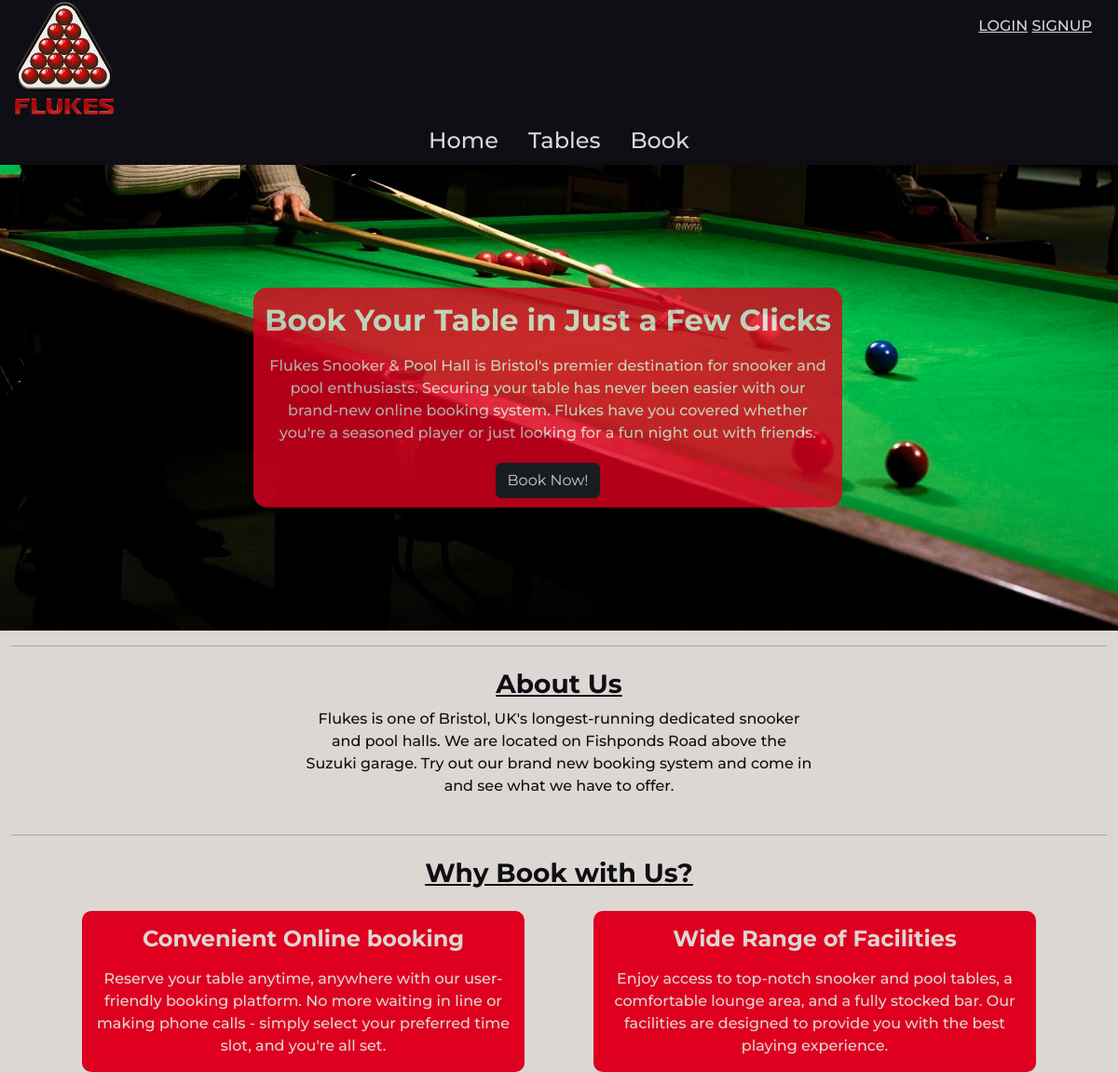
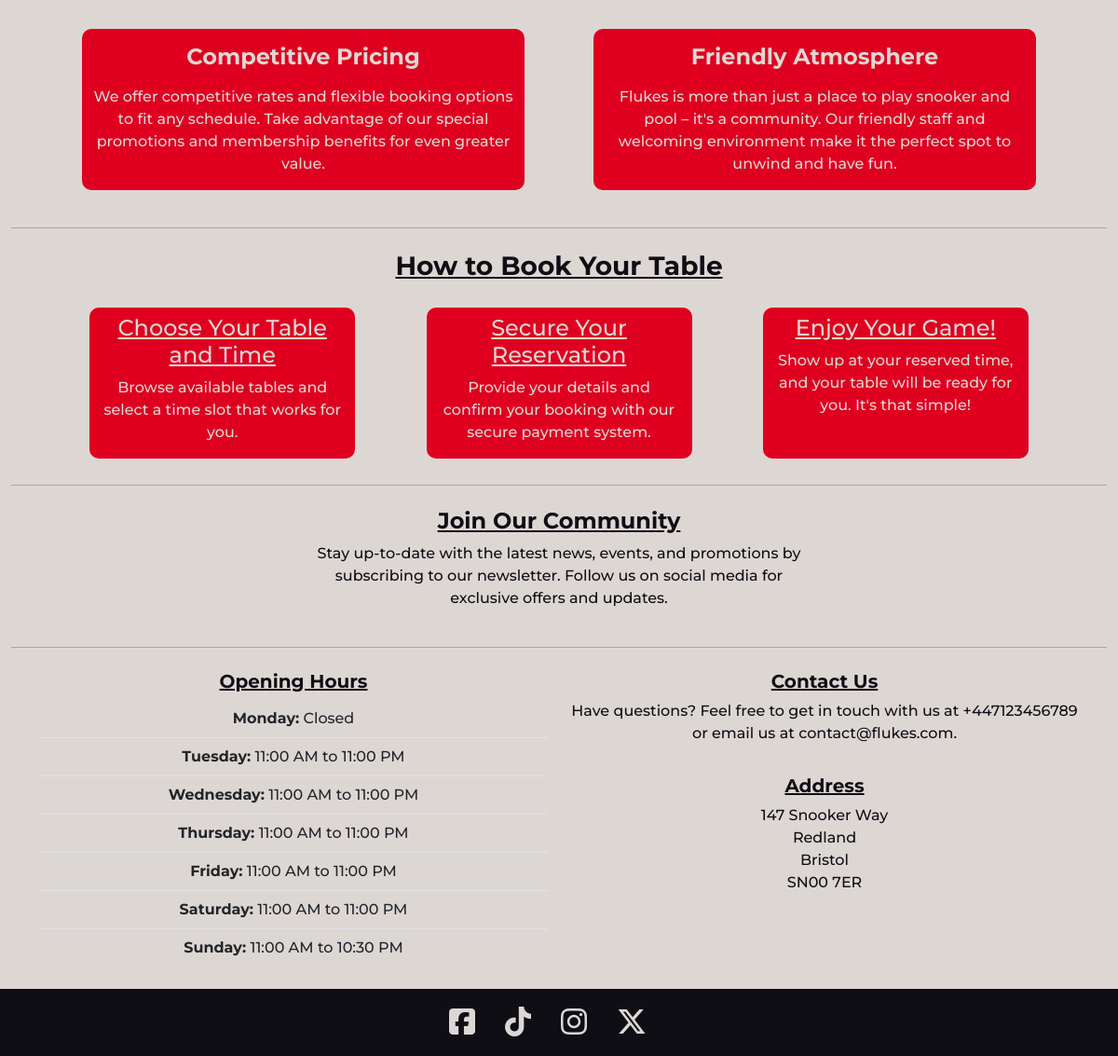
The page / on the database its author committed (2 pictures, top to bottom).
### home/models.py (models this page shows, shortened)
class ClubDetails(models.Model):
    club_name = models.CharField(max_length=30)
    logo = models.ImageField(null=True, blank=True)
    home_image = models.ImageField(null=True, blank=True)
    address_line1 = models.CharField(max_length=100, blank=True)
    address_line2 = models.CharField(max_length=100, blank=True)
    city = models.CharField(max_length=50, blank=True)
    country = models.CharField(max_length=50, blank=True)
    postcode = models.CharField(max_length=8, blank=True)
    phone_number = PhoneNumberField(blank=True)
    email = models.EmailField(blank=True)
    display_logo = models.BooleanField(default=False)
    display_club_name = models.BooleanField(default=True)
    description = models.TextField()
    tagline = models.TextField()
    primary_colour = models.CharField(max_length=7, default="#ddd7d4")
    secondary_colour = models.CharField(max_length=7, default="#df0020")
    header_colour = models.CharField(max_length=7, default="#0e0e14")
    footer_colour = models.CharField(max_length=7, default="#0e0e14")
    primary_text_colour = models.CharField(max_length=7, default="#0e0e14")
    secondary_text_colour = models.CharField(max_length=7, default="#ddd7d4")
    header_text_colour = models.CharField(max_length=7, default="#ddd7d4")
    footer_text_colour = models.CharField(max_length=7, default="#ddd7d4")
    objects = ClubDetailsManager()

class OpeningHours(models.Model):
    DAY_CHOICES = (
        (1, _("Monday")),
        (2, _("Tuesday")),
        (3, _("Wednesday")),
        (4, _("Thursday")),
        (5, _("Friday")),
        (6, _("Saturday")),
        (7, _("Sunday")),
    )
    day_of_week = models.IntegerField(choices=DAY_CHOICES, unique=True)
    opening_time = models.TimeField(null=True, blank=True)
    closing_time = models.TimeField(null=True, blank=True)
    closed = models.BooleanField(default=False)
    class Meta:
        verbose_name = _("Opening Time")
        verbose_name_plural = _("Opening Times")

### home/views.py (the view)
# urls.py: path("", views.index, name="home"),
def index(request):
    club_details = ClubDetails.objects.get_instance()
    return render(request, "home/index.html", {"club_details": club_details})

### home/context_processors.py (called while the page is built)
def club_details_processor(request):
    club_details = ClubDetails.objects.get_instance()
    opening_hours = OpeningHours.objects.all().order_by("day_of_week")
    context = {
        "club_details": club_details,
        "opening_hours": opening_hours,
    }
    return context

### home/models.py (called while the page is built)
    def get_instance(self):
        if self.exists():
            return self.get()
        return self.create()

### profiles/context_processors.py (called while the page is built)
def profile_context_processors(request):
    profile = None
    if request.user.is_authenticated:
        profile = get_object_or_404(UserProfile, user=request.user)
    context = {"profile": profile}
    return context

### home/templates/home/index.html (shortened to what this page needs)
{% extends "base.html" %}
{% block extra_css %}
  <link rel="stylesheet" href="{% static 'css/home/home.css' %}">
{% endblock %}
{% block content %}
<div class="row">
  <div class="col-12 start-0">
    <div class="home-image position-relative">
      <div class="row home-image-div secondary-colour position-absolute top-50 start-50 translate-middle">
          <h2 class="col-12 secondary-text-colour mx-auto text-center mt-3">Book Your Table in Just a Few Clicks</h2>
          <p class="col-12 secondary-text-colour mx-auto text-center">{{ club_details.tagline }}</p>
          <a class="btn btn-dark col-4 mx-auto text-center" href="#">Book Now!</a>
      </div>
    </div>
  </div>
</div>
<hr>
<div class="container text-center my-4">
  <div class="row justify-content-evenly">
    <div class="col-12 col-md-8 col-lg-6">
      <h3 class="text-decoration-underline fw-bold">About Us</h3>
      <p>{{ club_details.description }}</p>
    </div>
  </div>
</div>
<hr>
<div class="container text-center my-4">
  <div class="row justify-content-evenly book-with-us secondary-text-colour">
    <h3 class="col-12 text-decoration-underline primary-text-colour fw-bold">Why Book with Us?</h3>
    <div class="col-10 col-md-5 m-3 secondary-colour">
      <h4 class="m-3 fw-bold">Convenient Online booking</h4>
      <p>Reserve your table anytime, anywhere with our user-friendly booking platform. No more waiting in line or making phone calls - simply select your preferred time slot, and you're all set.</p>
    </div>
    <div class="col-10 col-md-5 m-3 secondary-colour">
      <h4 class="m-3 fw-bold">Wide Range of Facilities</h4>
    <p>Enjoy access to top-notch snooker and pool tables, a comfortable lounge area, and a fully stocked bar. Our facilities are designed to provide you with the best playing experience.</p>
    </div>
    <div class="col-10 col-md-5 m-3 secondary-colour">
      <h4 class="m-3 fw-bold">Competitive Pricing</h4>
    <p>We offer competitive rates and flexible booking options to fit any schedule. Take advantage of our special promotions and membership benefits for even greater value.</p>
    </div>
    <div class="col-10 col-md-5 m-3 secondary-colour">
      <h4 class="m-3 fw-bold">Friendly Atmosphere</h4>
      <p>Flukes is more than just a place to play snooker and pool – it's a community. Our friendly staff and welcoming environment make it the perfect spot to unwind and have fun.</p>
    </div>
  </div>
</div>
<hr>
<div class="container text-center my-4">
  <div class="row justify-content-evenly secondary-text-colour how-to-book">
    <div class="col-12">
      <h3 class="text-decoration-underline mb-4 primary-text-colour fw-bold">How to Book Your Table</h3>
    </div>
    <div class="col-10 col-md-3 my-1 secondary-colour">
      <h4 class="m-2 text-decoration-underline">Choose Your Table and Time</h4>
      <p>Browse available tables and select a time slot that works for you.</p>
    </div>
    <div class="col-10 col-md-3 my-1 secondary-colour">
      <h4 class="m-2 text-decoration-underline">Secure Your Reservation</h4>
      <p>Provide your details and confirm your booking with our secure payment system.</p>
    </div>
    <div class="col-10 col-md-3 my-1 secondary-colour">
      <h4 class="m-2 text-decoration-underline">Enjoy Your Game!</h4>
      <p>Show up at your reserved time, and your table will be ready for you. It's that simple!</p>
    </div>
  </div>
</div>
<hr>
<div class="container text-center my-4">
  <div class="row justify-content-evenly">
    <div class="col-12 col-md-8 col-lg-6">
      <h4 class="text-decoration-underline fw-bold">Join Our Community</h4>
      <p>Stay up-to-date with the latest news, events, and promotions by subscribing to our newsletter. Follow us on social media for exclusive offers and updates.</p>
    </div>
  </div>
</div>
<hr>
<div class="container text-center mt-4 pb-4">
  <div class="row justify-content-evenly">
    <div class="col-6">
      <div class="row">
        <div class="col-12">
          <h5 class="text-decoration-underline fw-bold">Opening Hours</h5>
          <ul class="list-group list-group-flush primary-colour">
            {% for opening_hour in opening_hours %}
                <li class="list-group-item primary-colour">
                    <strong>{{ opening_hour.get_day_of_week_display }}:</strong>
                    {% if opening_hour.closed %}
                        Closed
                    {% else %}
                        {{ opening_hour.opening_time|time:"h:i A" }} to {{ opening_hour.closing_time|time:"h:i A" }}
                    {% endif %}
                </li>
            {% endfor %}
          </ul>
        </div>
      </div>
    </div>
    <div class="col-6">
      <div class="row justify-content-center">
        <div class="col-12">
          <h5 class="text-decoration-underline fw-bold">Contact Us</h5>
          <p>Have questions? Feel free to get in touch with us at {{ club_details.phone_number }}
            or email us at {{ club_details.email }}.</p>
        </div>
        <div class="col-12 mt-3 address">
          <h5 class="text-decoration-underline fw-bold">Address</h5>
          <p>{{ club_details.address_line1 }}</p>
          <p>{{ club_details.address_line2 }}</p>
          <p>{{ club_details.city }}</p>
          <p>{{ club_details.postcode }}</p>
        </div>
      </div>
    </div>
  </div>
</div>
{% endblock %}

### templates/base.html (shortened to what this page needs)
{% load static %}
<!DOCTYPE html>
<html lang="en" class="h-100">
  <head>
    <link rel="stylesheet" href="{% static 'css/base.css' %}" />
    {% block extra_css %}{% endblock %}
    <link
      rel="stylesheet"
      href="https://cdn.jsdelivr.net/npm/bootstrap@5.3.2/dist/css/bootstrap.min.css"
    />
  </head>
  <body class="d-flex flex-column h-100">
    {% include 'includes/header.html' %}
    <main class="flex-grow-1 d-flex flex-column">
      <div class="container-fluid primary-colour primary-text-colour flex-grow-1">
        {% block content %}{% endblock %}
      </div>
    </main>
    {% include 'includes/footer.html' %}
  </body>
</html>

### templates/includes/header.html (shortened to what this page needs)
<header class="container-fluid header-colour">
  <div class="row">
    <div class="col-8">
      {% if club_details.display_logo %}
      <img
        src="{{ club_details.logo.url }}"
        alt="{{ club_details.club_name }} Logo"
        class="logo d-inline"
      />
      {% endif %}
    </div>
    <div class="col-4 text-end">
      <div class="m-3">
        {% if request.user.is_authenticated %}
        <div class="dropdown">
          <a class="fit-content header-text-colour" role="button" data-bs-toggle="dropdown" aria-expanded="false">
            <i class="fa-solid fa-user fa-2xl"></i>
          </a>
          <ul class="dropdown-menu">
            <li><a class="dropdown-item" href="{% url 'profile' %}">Profile</a></li>
            <li><a class="dropdown-item" href="#">My Bookings</a></li>
            <li><hr class="dropdown-divider"></li>
            {% if request.user.is_superuser %}
            <li><a class="dropdown-item" href="{% url 'edit_club_details' %}"
              >Edit Club Details</a
            ></li>
            <li><a class="dropdown-item" href="{% url 'manage_opening_hours' %}"
              >Edit Opening Times</a
            ></li>
            <li><a class="dropdown-item" href="{% url 'add_table_type' %}"
              >Add Table Type</a
            ></li>
            <li><a class="dropdown-item" href="{% url 'add_table' %}"
              >Add Table</a
            ></li>
            <li><hr class="dropdown-divider"></li>
            {% endif %}
            <li><a class="dropdown-item" href="{% url 'account_logout' %}">Logout</a></li>
          </ul>
        </div>
        {% else %}
        <a href="{% url 'account_login' %}" class="header-text-colour">LOGIN</a>
        <a href="{% url 'account_signup' %}" class="header-text-colour">SIGNUP</a>
        {% endif %}
      </div>
    </div>
  </div>
  <nav>
    <ul class="nav justify-content-center">
      <li class="nav-item">
        <a id="nav-item" class="nav-link active header-text-colour fs-4" aria-current="page" href="{% url 'home' %}"
          >Home</a
        >
      </li>
      <li class="nav-item">
        <a id="nav-item" class="nav-link nav-hover header-text-colour fs-4" href="{% url 'tables_view' %}">Tables</a>
      </li>
      <li class="nav-item">
        <a id="nav-item" class="nav-link nav-hover header-text-colour fs-4" href="#">Book</a>
      </li>
    </ul>
  </nav>
</header>

### templates/includes/footer.html
<footer class="footer mt-auto py-3 footer-colour">
  <div class="row container-fluid">
    <div class="col-12">
      <ul class="nav justify-content-center">
        <li class="nav-item">
          <a class="nav-link footer-text-colour" href="#">
            <i class="fa-brands fa-square-facebook fa-2xl"></i>
          </a>
        </li>
        <li class="nav-item">
          <a class="nav-link footer-text-colour" aria-current="page" href="#"
            ><i class="fa-brands fa-tiktok fa-2xl"></i
          ></a>
        </li>
        <li class="nav-item">
          <a class="nav-link footer-text-colour" href="#">
            <i class="fa-brands fa-instagram fa-2xl"></i>
          </a>
        </li>
        <li class="nav-item">
          <a class="nav-link footer-text-colour" href="#"
            ><i class="fa-brands fa-x-twitter fa-2xl"></i>
          </a>
        </li>
      </ul>
    </div>
  </div>
</footer>

### static/css/base.css (style rules this page uses)
header, footer, main, .toast { font-family: "Montserrat", sans-serif; font-weight: 500; font-style: normal; }
.logo { max-height: 125px; }

### static/css/home/home.css (style rules this page uses)
.home-image-div { width: fit-content; height: fit-content; opacity: 0.8; border-radius: 15px; }
.home-image-div h2 { white-space: nowrap; font-weight: bold; }
.home-image-div p { opacity: 1; text-align: center; margin: 10px; }
.home-image-div a { height: fit-content; text-align: center; width: fit-content; margin: 10px; }
.book-with-us div { border-radius: 10px; }
.how-to-book .secondary-colour { margin: 0 10px; border-radius: 10px; }
.address p { margin-top: 0; margin-bottom: 0; }

### rows shown on the page
ClubDetails: logo (picture), tagline "Flukes Snooker & Pool Hall is Bristol's premier destination for snooker and pool enthusiasts. Securing your table has never been easier with our brand-new online booking system. Flukes have you covered whether you're a seasoned player or just looking for a fun night out with friends.", description "Flukes is one of Bristol, UK's longest-running dedicated snooker and pool halls. We are located on Fishponds Road above the Suzuki garage. Try out our brand new booking system and come in and see what we have to offer.", phone_number "+447123456789", email "contact@flukes.com", address_line1 "147 Snooker Way", address_line2 "Redland", city "Bristol", postcode "SN00 7ER"
OpeningHours: day_of_week "Monday", closed "Closed"
OpeningHours: day_of_week "Tuesday", opening_time "11:00 AM", closing_time "11:00 PM"
OpeningHours: day_of_week "Wednesday", opening_time "11:00 AM", closing_time "11:00 PM"
OpeningHours: day_of_week "Thursday", opening_time "11:00 AM", closing_time "11:00 PM"
OpeningHours: day_of_week "Friday", opening_time "11:00 AM", closing_time "11:00 PM"
OpeningHours: day_of_week "Saturday", opening_time "11:00 AM", closing_time "11:00 PM"
OpeningHours: day_of_week "Sunday", opening_time "11:00 AM", closing_time "10:30 PM"
